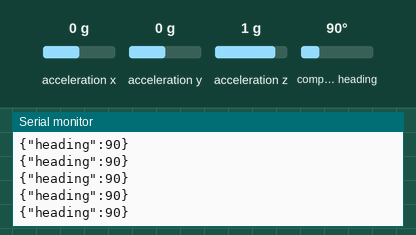
Bench run of a sketch on a simulated Arduino Uno, built for the host (arithmetic inside an expression is 32-bit, double 64-bit). Shown: the last lines printed to the serial monitor. Inputs (shaded band) come from the test bench; at power-on: compass heading 90°, acceleration x 0 g, acceleration y 0 g, acceleration z 1 g.

Above: at 2.2 s.
2.3 s: compass heading set to 7°
At 2.9 s:
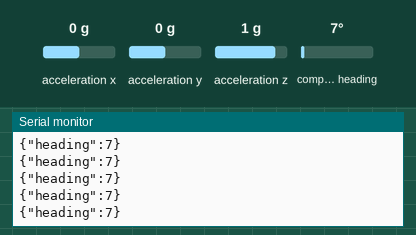
3.8 s: compass heading set to 180°
At 4.9 s:
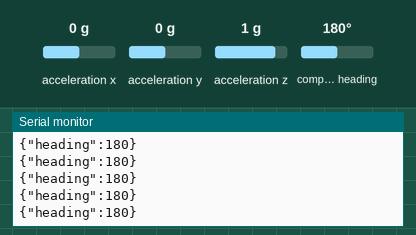
Timing chart, 0 to 6.8 s (numbered marks = the images above; inputs shaded):
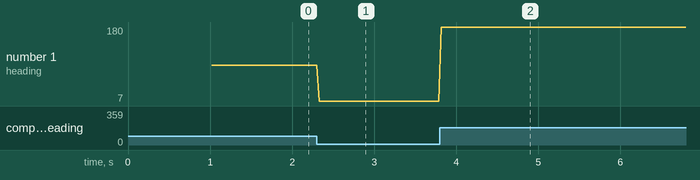

Measured:
- after the input at 2.3 s, the serial monitor: prints a new line at once (image 1)
- after the input at 3.8 s, the serial monitor: prints a new line at once (image 2)
- plotted number 1: 90 → 7 after the input at 2.3 s, 7 → 180 after the input at 3.8 s

The sketch:

arduino-BNO055.ino
```cpp
#include <Wire.h>
#include <Adafruit_Sensor.h>
#include <Adafruit_BNO055.h>
#include <ArduinoJson.h>

uint16_t BNO055_SAMPLERATE_DELAY_MS = 10;
uint16_t PRINT_DELAY_MS = 20;
uint16_t printCount = 0;

Adafruit_BNO055 bno = Adafruit_BNO055(55);

/**
 * Setup
 */
void setup() {
  Serial.begin(115200);

  if (!bno.begin()) {
    Serial.print("No BNO055 detected");
    while (1);
  }

  delay(1000);
}

/**
 * Reset
 */
void(* reset) (void) = 0;

/**
 * Loop
 */
void loop() {
  if (Serial.available() > 0) {
    if (Serial.peek() == 's') {
      Serial.read();

      if (Serial.parseInt() == 0) {
        reset();
      }
    }

    while (Serial.available() > 0) {
      Serial.read();
    }
  }

  unsigned long tStart = micros();
  sensors_event_t orientationData;
  bno.getEvent(&orientationData, Adafruit_BNO055::VECTOR_EULER);

  //enough iterations have passed that we can print the latest data
  if (printCount * BNO055_SAMPLERATE_DELAY_MS >= PRINT_DELAY_MS) {
    serializeHeading(orientationData.orientation.x);
    printCount = 0;
  } else {
    printCount = printCount + 1;
  }

  //poll until the next sample is ready
  while ((micros() - tStart) < (BNO055_SAMPLERATE_DELAY_MS * 1000)) {}
}

/**
 * Serialize heading response
 * @param {float} heading
 */
void serializeHeading(float heading) {
  String output;

  const size_t capacity = JSON_OBJECT_SIZE(1);
  DynamicJsonBuffer jsonBuffer(capacity);

  JsonObject& root = jsonBuffer.createObject();
  root["heading"] = heading;

  root.printTo(output);
  Serial.println(output);
}
```
